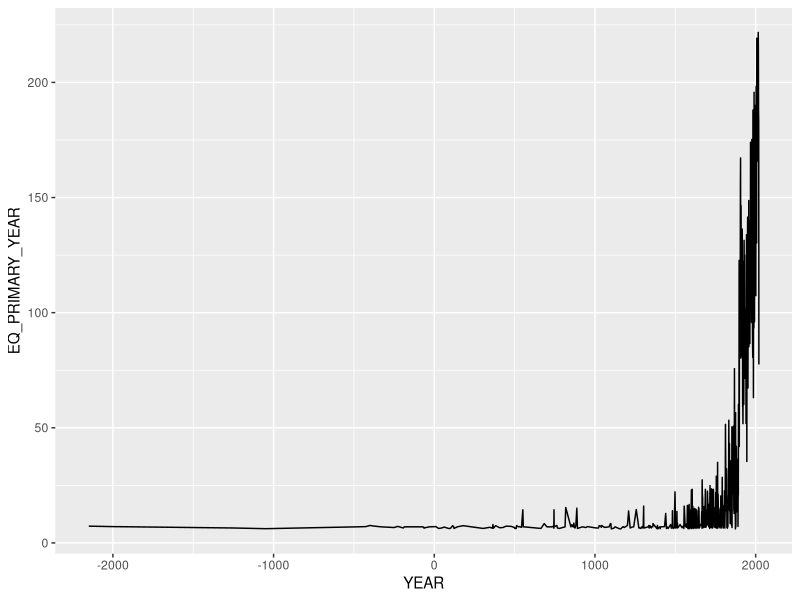

This chart was generated by the following R code:
library(tidyr)
library(dplyr)
library(ggplot2)
#1.1
data = read.delim(file="signif.txt", header = T)
Sig_Eqs=as_tibble(data)


#1.2
Sig_Eqs %>% 
  select(COUNTRY,TOTAL_DEATHS) %>% 
  group_by(COUNTRY) %>% 
  summarise(country_total_death = sum(TOTAL_DEATHS,na.rm = T)) %>% 
  arrange(desc(country_total_death)) 


#1.3
Sig_Eqs %>%
  filter(EQ_PRIMARY>6.0)%>% 
  select(EQ_PRIMARY,YEAR) %>% 
  group_by(YEAR) %>% 
  summarise(EQ_PRIMARY_YEAR=sum(EQ_PRIMARY,na.rm = T)) %>% 
  ggplot(aes(x=YEAR,y=EQ_PRIMARY_YEAR)) + 
  geom_line()
#分析：
#从曲线图中可以看出，6级以上的地震发生频率不断增加，公元1800年以后更是
#成指数增长。我觉得原因有2个：首先是古时的数据不完整，很多数据没有被记录
#或数据丢失；第二是近几百年来地壳变得更活跃了。


#1.4

#创建函数
CountEq_LargestEq<-function(each_country){
  num_eq<-Sig_Eqs %>% 
    filter(COUNTRY==each_country)%>% 
    nrow()
  max_eq<-Sig_Eqs %>%
    filter(COUNTRY==each_country)%>%
    filter(EQ_PRIMARY == max(EQ_PRIMARY,na.rm = T))%>% 
    mutate(date=paste(YEAR,MONTH,DAY,sep = "-"))%>% 
    pull(date)
  list<-list(num_eq,max_eq)
  return(list)
}

#用for循环输入每个国家，并将数据输入数据库
each_country<-unique(Sig_Eqs$COUNTRY)
number_eq<-c()
country_eq<-c()
date_max_eq<-c()
for(i in each_country){
  a<-as.numeric(CountEq_LargestEq(i)[1])
  b<-i
  c<-as.character(CountEq_LargestEq(i)[2])
  number_eq <-c(number_eq,a)
  country_eq<-c(country_eq,b)
  date_max_eq<-c(date_max_eq,c)
}
df1<-data.frame(country_eq,number_eq,date_max_eq)

#转为tibble，并对新列表进行降序操作
tbl_new<-as_tibble(df1)
tbl_new %>% 
  arrange(desc(number_eq))
